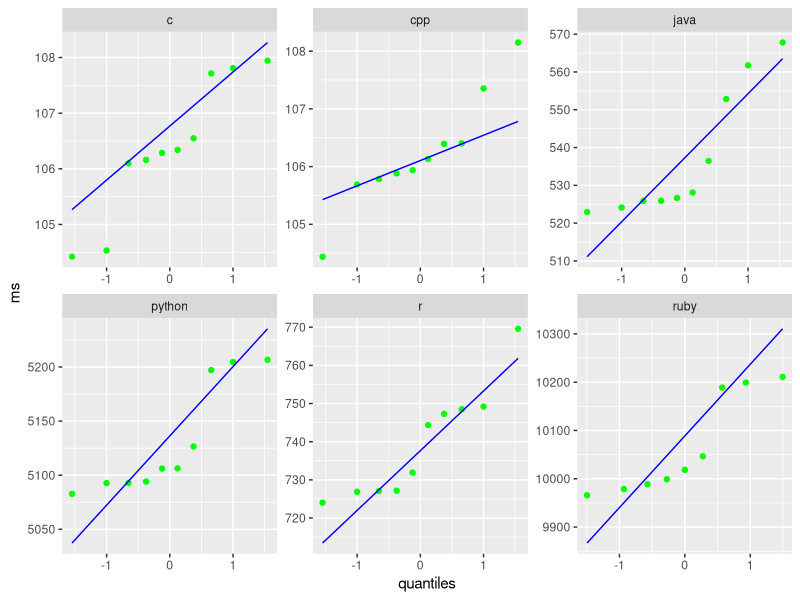

Here is the R script that generated this plot: (Note: this script raises an error after producing the figure.)
# analysis.r
library(tidyverse)
this.dir <- dirname(parent.frame(2)$ofile)
setwd(this.dir)

# Before CLT
ishango.before <- read.csv("ishango/pc2/pc2.csv")
ishango.before.long <- pivot_longer(ishango.before, cols=everything(), names_to="language", values_to="runtime")
ggplot(ishango.before.long, aes(sample=(runtime)))+
  stat_qq(col="green")+
  stat_qq_line(col="blue")+
  facet_wrap(~language, scales="free")+
  labs(x="quantiles", y="ms")

# After CLT
ishango.after <- read.csv("ishango/heavy/ishango_mean.csv")

ishango.after.long <- pivot_longer(ishango.after, cols=everything(), names_to="language", values_to="runtime")
ggplot(ishango_long, aes(sample=(runtime)))+
  stat_qq(col="coral")+
  stat_qq_line(col="blue")+
  facet_wrap(~language, scales="free")+
  labs(x="quantiles", y="ms")
